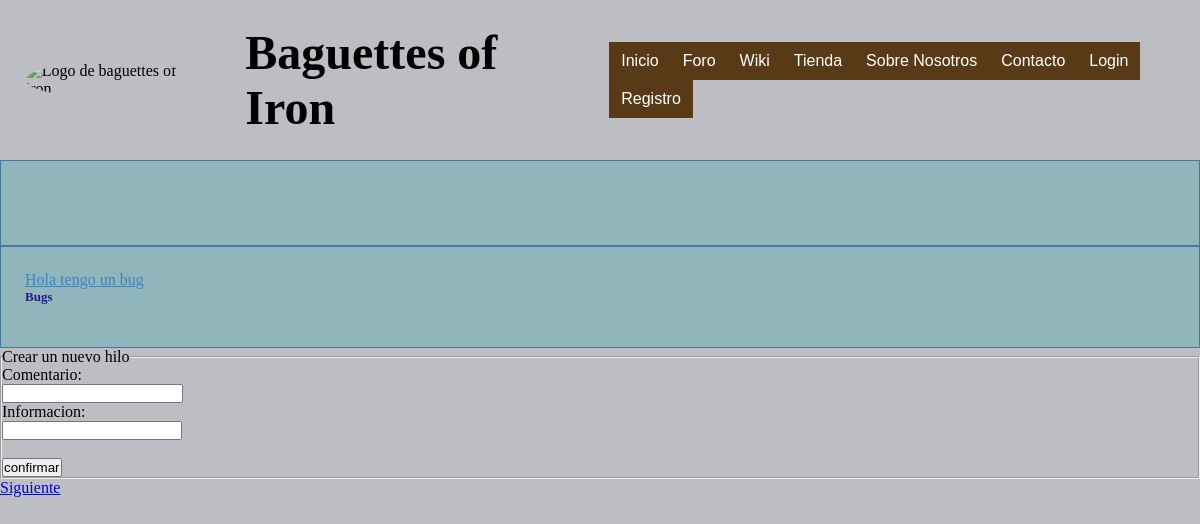
The app's page /forum.php, older data.
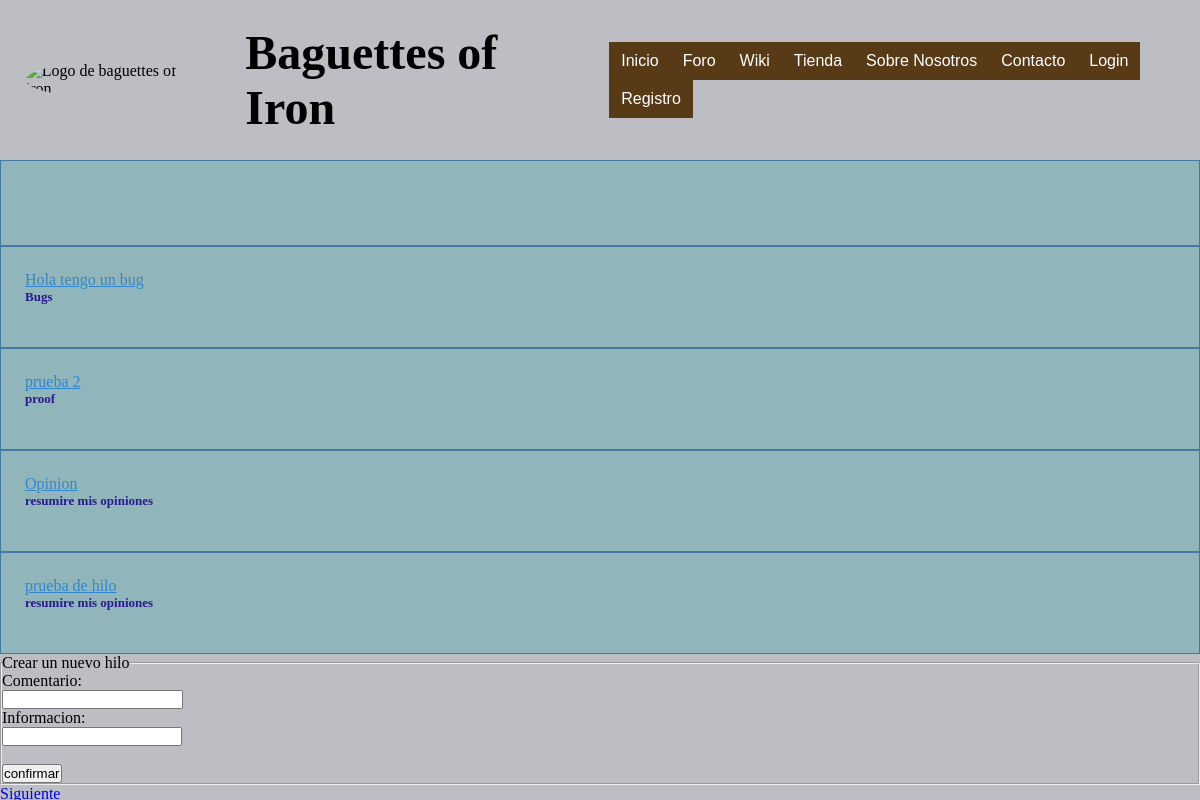
The same page, newer data.
### tables this page shows
CREATE TABLE `hilos` (
  `id` int(10) NOT NULL,
  `titulo` varchar(50) NOT NULL,
  `fecha` date NOT NULL,
  `mensaje` varchar(50) NOT NULL,
  `id_U` int(10) NOT NULL
);

### includes/bootup.php (called while the page is built, shortened)
<?php
    spl_autoload_register(function($class){
        $prefix="es\\fdi\\ucm\\aw";
        $base_dir = __DIR__;
        $len = strlen($prefix);
        $relative_class = substr($class,$len);
        $file = $base_dir.str_replace('\\','/',$relative_class).'.php';
    });
?>

### includes/mensaje.php (called while the page is built, shortened)
<?php
	class Mensaje{
		function cargarhilos($numero){
  			$numero_inicial=5*($numero-1);
  			$numero_final =5*($numero);
  			$busca = "SELECT * FROM hilos WHERE id BETWEEN  '$numero_inicial' AND '$numero_final' ";
  			$comentarios = Aplicacion::getInstance()->conexionBD()->query($busca);
			return $comentarios;
		}
	}
?>

### includes/aplicacion.php (called while the page is built, shortened)
<?php
    class Aplicacion
    {
        private static  $instance = null;
        private $conn=null;
        public $datosBD=array();
        public static function getInstance(){
            if(Aplicacion::$instance==null)
                Aplicacion::$instance = new Aplicacion();
            return Aplicacion::$instance;
        }
        public function init($datos){
            $this->datosBD= $datos;
        }
        public function conexionBD(){
            if($this->conn==null){
                $this->conn = new \mysqli($this->datosBD['host'],$this->datosBD['user'],$this->datosBD['pass'],$this->datosBD['bd']);
            }
            return $this->conn;
        }
    }
?>

### forum.php (the view, shortened to what this page needs)
<?php
    require_once('includes/bootup.php');
?>
<?php
  if(isset($_GET['pag'])){
    $pagina = $_GET['pag'];
  }
  else $pagina = 1;
  $m=new Mensaje('','','','');
  $foro=$m->cargarhilos($pagina);
  $next= ($pagina + 1);
  $formulario = new forumForm("forumForm");
  $formularioforo =$formulario->gestiona();
  $contenido =" ";
  while($hilo=$foro->fetch_assoc()){
    $id1= $hilo['id'];
    $title=$hilo['titulo'];
    $info =$hilo['mensaje'];
    $contenido.=<<<EOF
    <div class ='hilo'>
    <a href = ' discussion.php?id= $id1 '> $title </a><br>
    <h5 id='informacion'>$info</h5></br>
    </div>
    EOF;
  }
  $contenido.=<<<EOF
      $formularioforo
      <a href = ' forum.php?pag=$next '> Siguiente </a><br>
  EOF;
  require_once __DIR__.'/includes/plantillas/plantillaB.php';
?>

Row changes from the older to the newer data that the page shows:
added hilos: titulo "prueba 2", mensaje "proof"
added hilos: titulo "Opinion", mensaje "resumire mis opiniones"
added hilos: titulo "prueba de hilo", mensaje "resumire mis opiniones"
